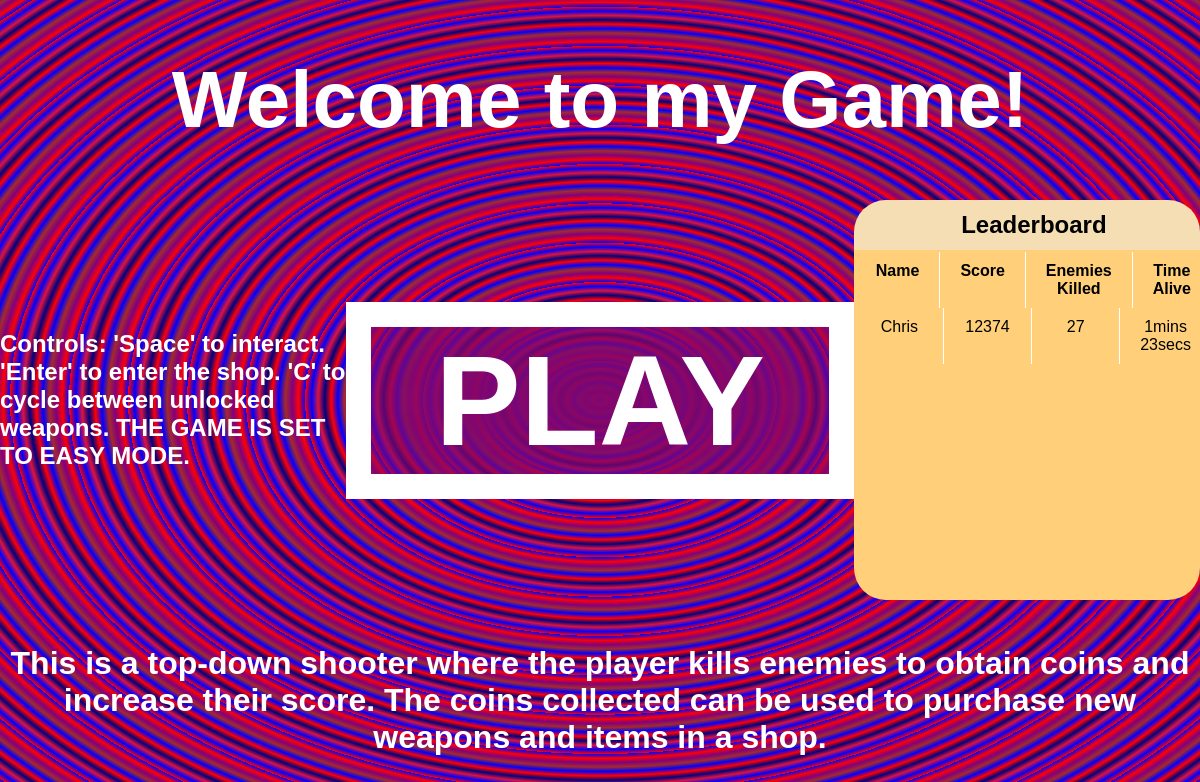
Before: / with the older database file.
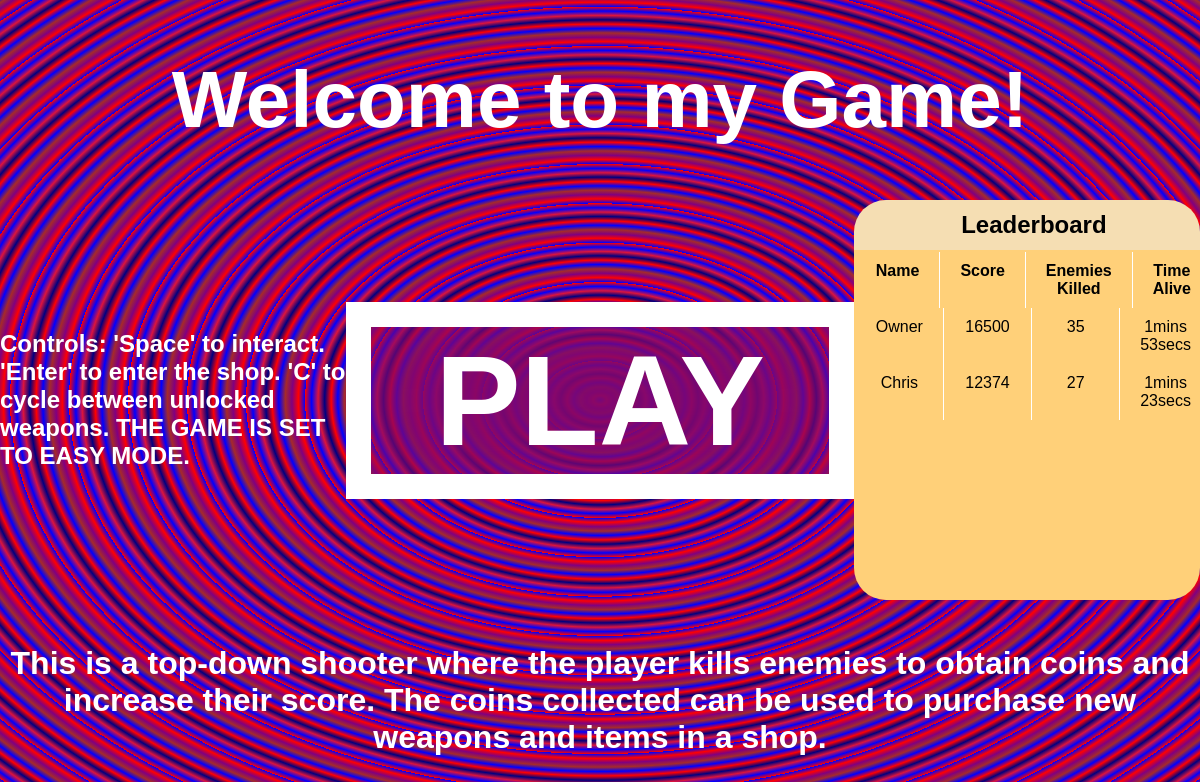
After: the same page with the newer database file.
### tables this page shows
CREATE TABLE players
(
    id INTEGER PRIMARY KEY AUTOINCREMENT,
    name CHAR(3),
    score INTEGER(5),
    enemy_count INTEGER(4),
    time_alive VARCHAR(7)
    );

### app.py (the view)
@app.route("/")
def index():
    db = get_db()
    players = db.execute("SELECT * FROM players ORDER BY score DESC;").fetchall()
    return render_template("index.html", players=players)

### database.py (called while the page is built)
def get_db():
    if "db" not in g:
        g.db = sqlite3.connect(DATABASE,
            detect_types=sqlite3.PARSE_DECLTYPES
        )
        g.db.row_factory = sqlite3.Row
    return g.db

### templates/index.html (shortened to what this page needs)
<!DOCTYPE html>
<html id="index" lang="en">
<head>
    <link rel="stylesheet" href="{{url_for('static', filename='styles.css')}}" />
</head>
<body>
    <h1>Welcome to my Game!</h1>
    <a href="{{url_for('game')}}"><h1>PLAY</h1></a>
    <section id="leaderboard">
        <h1>Leaderboard</h1>
        <table>
            <tr>
                <th>Name</th>
                <th>Score</th>
                <th>Enemies Killed</th>
                <th>Time Alive</th>
            </tr>
            {% for player in players %}
                <tr>
                    <td>{{player['name']}}</td>
                    <td>{{player['score']}}</td>
                    <td>{{player['enemy_count']}}</td>
                    <td>{{player['time_alive']}}</td>
                </tr>
            {% endfor %}
        </table>
    </section>
    <h2>Controls: 'Space' to interact. 'Enter' to enter the shop. 'C' to cycle between unlocked weapons. THE GAME IS SET TO EASY MODE.</h2>
    <h2 id="how_to_play">This is a top-down shooter where the player kills enemies to obtain coins and increase their score. The coins collected can be used to purchase new weapons and items in a shop.</h2>
</body>
</html>

### static/styles.css (style rules this page uses)
:root { --pixel: 1; }
html { height: 100vh; width: 100vw; }
html#index { background: repeating-radial-gradient(blue, red, purple, brown, blue, red, navy, crimson, blue, red var(--pixel)); font-family: arial; color: white; }
* { margin: 0; padding: 0; box-sizing: border-box; image-rendering: pixelated; }
h2#how_to_play { text-align: center; grid-row: 3; grid-column: 1/4; font-size: 2em; }
#index body { display: grid; grid-template-columns: 3fr 4fr 3fr; grid-template-rows: 1fr 2fr 1fr; height: 100%; align-items: center; }
#index body > h1 { grid-row: 1; grid-column: 1/4; text-align: center; font-size: 5em; }
#index body > a { backdrop-filter: blur(var(--pixel)); grid-row: 2; grid-column: 2; text-align: center; font-size: 4em; text-decoration: none; color: white; border: 25px solid white; width: fit-content; justify-self: center; padding: 0 1em; transition: 0.5s; }
section#leaderboard { grid-column: 3; grid-row: 2; height: 100%; background: wheat; text-align: center; display: grid; grid-template-rows: 50px auto; border-radius: 2em; color: black; overflow-y: scroll; }
#leaderboard > h1 { grid-row: 1; align-self: center; }
#leaderboard table { align-self: start; grid-row: 2; background: #ffd079; height: 100%; }
#leaderboard tr { display: grid; grid-template-columns: repeat(4, 1fr); width: 100%; }
#leaderboard th, #leaderboard td { border-right: 1px solid white; padding: 10px 20px; }

Changed rows visible on the page:
added players: name "Owner", score "16500", enemy_count "35", time_alive "1mins 53secs"
